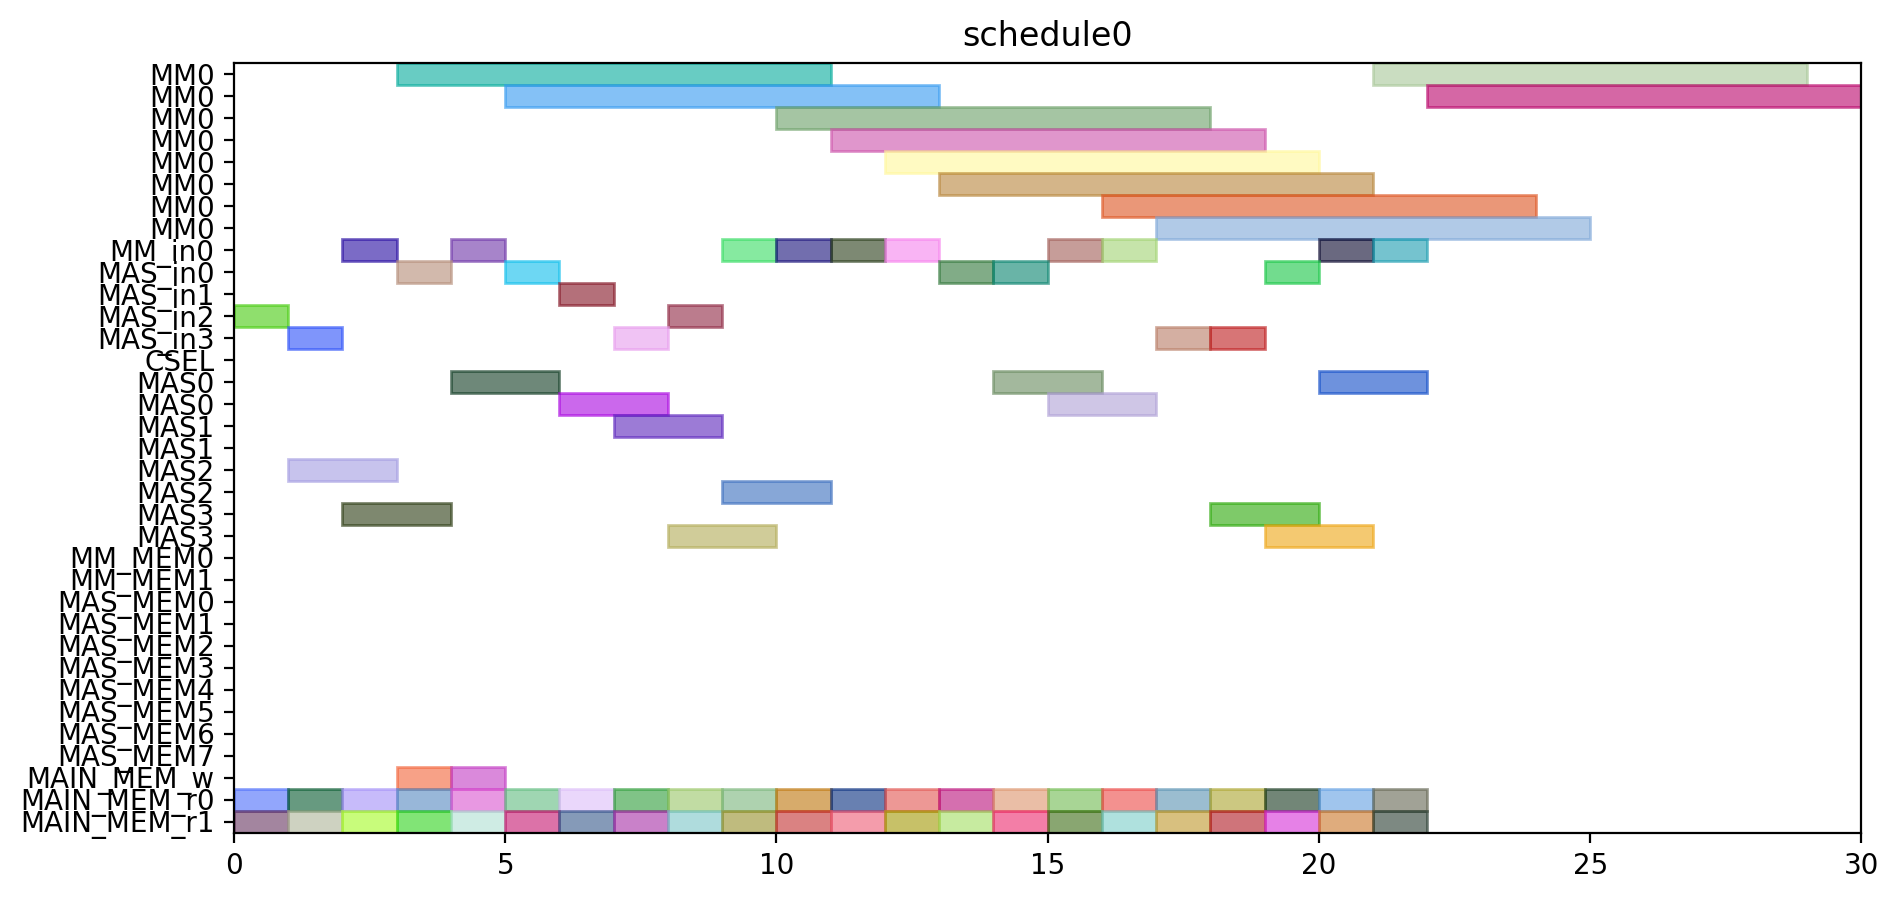

Source code (Python):
from pyschedule import Scenario, solvers, plotters, alt


def solve():
	horizon = 120
	S = Scenario("schedule0", horizon=horizon)

	# resource
	MM = S.Resources('MM', num=1, size=8)
	MM_in = S.Resources('MM_in', num=1)
	MAS_in = S.Resources('MAS_in', num=4)
	CSEL = S.Resource('CSEL')
	MAS = S.Resources('MAS', num=4, size=2, periods=range(1, horizon))
	MM_MEM = S.Resources('MM_MEM', num=2)
	MAS_MEM = S.Resources('MAS_MEM', num=8)
	MAIN_MEM_w = S.Resource('MAIN_MEM_w', size=1)
	MAIN_MEM_r = S.Resources('MAIN_MEM_r', num=2)

	# result of previous scheduling

	# new tasks
	c10_t0 = S.Task('c10_t0', length=8, delay_cost=1)
	c10_t0 += alt(MM)
	c10_t0_in = S.Task('c10_t0_in', length=1, delay_cost=1)
	c10_t0_in += alt(MM_in)
	S += c10_t0_in*MM_in[0]<=c10_t0*MM[0]
	c10_t0_mem0 = S.Task('c10_t0_mem0', length=1, delay_cost=1)
	c10_t0_mem0 += MAIN_MEM_r[0]
	S += c10_t0_mem0 <= c10_t0

	c10_t0_mem1 = S.Task('c10_t0_mem1', length=1, delay_cost=1)
	c10_t0_mem1 += MAIN_MEM_r[1]
	S += c10_t0_mem1 <= c10_t0

	c10_t1 = S.Task('c10_t1', length=8, delay_cost=1)
	c10_t1 += alt(MM)
	c10_t1_in = S.Task('c10_t1_in', length=1, delay_cost=1)
	c10_t1_in += alt(MM_in)
	S += c10_t1_in*MM_in[0]<=c10_t1*MM[0]
	c10_t1_mem0 = S.Task('c10_t1_mem0', length=1, delay_cost=1)
	c10_t1_mem0 += MAIN_MEM_r[0]
	S += c10_t1_mem0 <= c10_t1

	c10_t1_mem1 = S.Task('c10_t1_mem1', length=1, delay_cost=1)
	c10_t1_mem1 += MAIN_MEM_r[1]
	S += c10_t1_mem1 <= c10_t1

	c10_t2 = S.Task('c10_t2', length=2, delay_cost=1)
	c10_t2 += alt(MAS)
	c10_t2_in = S.Task('c10_t2_in', length=1, delay_cost=1)
	c10_t2_in += alt(MAS_in)
	S += c10_t2_in*MAS_in[0]<=c10_t2*MAS[0]

	S += c10_t2_in*MAS_in[1]<=c10_t2*MAS[1]

	S += c10_t2_in*MAS_in[2]<=c10_t2*MAS[2]

	S += c10_t2_in*MAS_in[3]<=c10_t2*MAS[3]

	c10_t2_mem0 = S.Task('c10_t2_mem0', length=1, delay_cost=1)
	c10_t2_mem0 += MAIN_MEM_r[0]
	S += c10_t2_mem0 <= c10_t2

	c10_t2_mem1 = S.Task('c10_t2_mem1', length=1, delay_cost=1)
	c10_t2_mem1 += MAIN_MEM_r[1]
	S += c10_t2_mem1 <= c10_t2

	c10_t3 = S.Task('c10_t3', length=2, delay_cost=1)
	c10_t3 += alt(MAS)
	c10_t3_in = S.Task('c10_t3_in', length=1, delay_cost=1)
	c10_t3_in += alt(MAS_in)
	S += c10_t3_in*MAS_in[0]<=c10_t3*MAS[0]

	S += c10_t3_in*MAS_in[1]<=c10_t3*MAS[1]

	S += c10_t3_in*MAS_in[2]<=c10_t3*MAS[2]

	S += c10_t3_in*MAS_in[3]<=c10_t3*MAS[3]

	c10_t3_mem0 = S.Task('c10_t3_mem0', length=1, delay_cost=1)
	c10_t3_mem0 += MAIN_MEM_r[0]
	S += c10_t3_mem0 <= c10_t3

	c10_t3_mem1 = S.Task('c10_t3_mem1', length=1, delay_cost=1)
	c10_t3_mem1 += MAIN_MEM_r[1]
	S += c10_t3_mem1 <= c10_t3

	c20_t0 = S.Task('c20_t0', length=8, delay_cost=1)
	c20_t0 += alt(MM)
	c20_t0_in = S.Task('c20_t0_in', length=1, delay_cost=1)
	c20_t0_in += alt(MM_in)
	S += c20_t0_in*MM_in[0]<=c20_t0*MM[0]
	c20_t0_mem0 = S.Task('c20_t0_mem0', length=1, delay_cost=1)
	c20_t0_mem0 += MAIN_MEM_r[0]
	S += c20_t0_mem0 <= c20_t0

	c20_t0_mem1 = S.Task('c20_t0_mem1', length=1, delay_cost=1)
	c20_t0_mem1 += MAIN_MEM_r[1]
	S += c20_t0_mem1 <= c20_t0

	c20_t1 = S.Task('c20_t1', length=8, delay_cost=1)
	c20_t1 += alt(MM)
	c20_t1_in = S.Task('c20_t1_in', length=1, delay_cost=1)
	c20_t1_in += alt(MM_in)
	S += c20_t1_in*MM_in[0]<=c20_t1*MM[0]
	c20_t1_mem0 = S.Task('c20_t1_mem0', length=1, delay_cost=1)
	c20_t1_mem0 += MAIN_MEM_r[0]
	S += c20_t1_mem0 <= c20_t1

	c20_t1_mem1 = S.Task('c20_t1_mem1', length=1, delay_cost=1)
	c20_t1_mem1 += MAIN_MEM_r[1]
	S += c20_t1_mem1 <= c20_t1

	c20_t2 = S.Task('c20_t2', length=2, delay_cost=1)
	c20_t2 += alt(MAS)
	c20_t2_in = S.Task('c20_t2_in', length=1, delay_cost=1)
	c20_t2_in += alt(MAS_in)
	S += c20_t2_in*MAS_in[0]<=c20_t2*MAS[0]

	S += c20_t2_in*MAS_in[1]<=c20_t2*MAS[1]

	S += c20_t2_in*MAS_in[2]<=c20_t2*MAS[2]

	S += c20_t2_in*MAS_in[3]<=c20_t2*MAS[3]

	c20_t2_mem0 = S.Task('c20_t2_mem0', length=1, delay_cost=1)
	c20_t2_mem0 += MAIN_MEM_r[0]
	S += c20_t2_mem0 <= c20_t2

	c20_t2_mem1 = S.Task('c20_t2_mem1', length=1, delay_cost=1)
	c20_t2_mem1 += MAIN_MEM_r[1]
	S += c20_t2_mem1 <= c20_t2

	c20_t3 = S.Task('c20_t3', length=2, delay_cost=1)
	c20_t3 += alt(MAS)
	c20_t3_in = S.Task('c20_t3_in', length=1, delay_cost=1)
	c20_t3_in += alt(MAS_in)
	S += c20_t3_in*MAS_in[0]<=c20_t3*MAS[0]

	S += c20_t3_in*MAS_in[1]<=c20_t3*MAS[1]

	S += c20_t3_in*MAS_in[2]<=c20_t3*MAS[2]

	S += c20_t3_in*MAS_in[3]<=c20_t3*MAS[3]

	c20_t3_mem0 = S.Task('c20_t3_mem0', length=1, delay_cost=1)
	c20_t3_mem0 += MAIN_MEM_r[0]
	S += c20_t3_mem0 <= c20_t3

	c20_t3_mem1 = S.Task('c20_t3_mem1', length=1, delay_cost=1)
	c20_t3_mem1 += MAIN_MEM_r[1]
	S += c20_t3_mem1 <= c20_t3

	c01_t0 = S.Task('c01_t0', length=8, delay_cost=1)
	c01_t0 += alt(MM)
	c01_t0_in = S.Task('c01_t0_in', length=1, delay_cost=1)
	c01_t0_in += alt(MM_in)
	S += c01_t0_in*MM_in[0]<=c01_t0*MM[0]
	c01_t0_mem0 = S.Task('c01_t0_mem0', length=1, delay_cost=1)
	c01_t0_mem0 += MAIN_MEM_r[0]
	S += c01_t0_mem0 <= c01_t0

	c01_t0_mem1 = S.Task('c01_t0_mem1', length=1, delay_cost=1)
	c01_t0_mem1 += MAIN_MEM_r[1]
	S += c01_t0_mem1 <= c01_t0

	c01_t1 = S.Task('c01_t1', length=8, delay_cost=1)
	c01_t1 += alt(MM)
	c01_t1_in = S.Task('c01_t1_in', length=1, delay_cost=1)
	c01_t1_in += alt(MM_in)
	S += c01_t1_in*MM_in[0]<=c01_t1*MM[0]
	c01_t1_mem0 = S.Task('c01_t1_mem0', length=1, delay_cost=1)
	c01_t1_mem0 += MAIN_MEM_r[0]
	S += c01_t1_mem0 <= c01_t1

	c01_t1_mem1 = S.Task('c01_t1_mem1', length=1, delay_cost=1)
	c01_t1_mem1 += MAIN_MEM_r[1]
	S += c01_t1_mem1 <= c01_t1

	c01_t2 = S.Task('c01_t2', length=2, delay_cost=1)
	c01_t2 += alt(MAS)
	c01_t2_in = S.Task('c01_t2_in', length=1, delay_cost=1)
	c01_t2_in += alt(MAS_in)
	S += c01_t2_in*MAS_in[0]<=c01_t2*MAS[0]

	S += c01_t2_in*MAS_in[1]<=c01_t2*MAS[1]

	S += c01_t2_in*MAS_in[2]<=c01_t2*MAS[2]

	S += c01_t2_in*MAS_in[3]<=c01_t2*MAS[3]

	c01_t2_mem0 = S.Task('c01_t2_mem0', length=1, delay_cost=1)
	c01_t2_mem0 += MAIN_MEM_r[0]
	S += c01_t2_mem0 <= c01_t2

	c01_t2_mem1 = S.Task('c01_t2_mem1', length=1, delay_cost=1)
	c01_t2_mem1 += MAIN_MEM_r[1]
	S += c01_t2_mem1 <= c01_t2

	c01_t3 = S.Task('c01_t3', length=2, delay_cost=1)
	c01_t3 += alt(MAS)
	c01_t3_in = S.Task('c01_t3_in', length=1, delay_cost=1)
	c01_t3_in += alt(MAS_in)
	S += c01_t3_in*MAS_in[0]<=c01_t3*MAS[0]

	S += c01_t3_in*MAS_in[1]<=c01_t3*MAS[1]

	S += c01_t3_in*MAS_in[2]<=c01_t3*MAS[2]

	S += c01_t3_in*MAS_in[3]<=c01_t3*MAS[3]

	c01_t3_mem0 = S.Task('c01_t3_mem0', length=1, delay_cost=1)
	c01_t3_mem0 += MAIN_MEM_r[0]
	S += c01_t3_mem0 <= c01_t3

	c01_t3_mem1 = S.Task('c01_t3_mem1', length=1, delay_cost=1)
	c01_t3_mem1 += MAIN_MEM_r[1]
	S += c01_t3_mem1 <= c01_t3

	c11_t0 = S.Task('c11_t0', length=8, delay_cost=1)
	c11_t0 += alt(MM)
	c11_t0_in = S.Task('c11_t0_in', length=1, delay_cost=1)
	c11_t0_in += alt(MM_in)
	S += c11_t0_in*MM_in[0]<=c11_t0*MM[0]
	c11_t0_mem0 = S.Task('c11_t0_mem0', length=1, delay_cost=1)
	c11_t0_mem0 += MAIN_MEM_r[0]
	S += c11_t0_mem0 <= c11_t0

	c11_t0_mem1 = S.Task('c11_t0_mem1', length=1, delay_cost=1)
	c11_t0_mem1 += MAIN_MEM_r[1]
	S += c11_t0_mem1 <= c11_t0

	c11_t1 = S.Task('c11_t1', length=8, delay_cost=1)
	c11_t1 += alt(MM)
	c11_t1_in = S.Task('c11_t1_in', length=1, delay_cost=1)
	c11_t1_in += alt(MM_in)
	S += c11_t1_in*MM_in[0]<=c11_t1*MM[0]
	c11_t1_mem0 = S.Task('c11_t1_mem0', length=1, delay_cost=1)
	c11_t1_mem0 += MAIN_MEM_r[0]
	S += c11_t1_mem0 <= c11_t1

	c11_t1_mem1 = S.Task('c11_t1_mem1', length=1, delay_cost=1)
	c11_t1_mem1 += MAIN_MEM_r[1]
	S += c11_t1_mem1 <= c11_t1

	c11_t2 = S.Task('c11_t2', length=2, delay_cost=1)
	c11_t2 += alt(MAS)
	c11_t2_in = S.Task('c11_t2_in', length=1, delay_cost=1)
	c11_t2_in += alt(MAS_in)
	S += c11_t2_in*MAS_in[0]<=c11_t2*MAS[0]

	S += c11_t2_in*MAS_in[1]<=c11_t2*MAS[1]

	S += c11_t2_in*MAS_in[2]<=c11_t2*MAS[2]

	S += c11_t2_in*MAS_in[3]<=c11_t2*MAS[3]

	c11_t2_mem0 = S.Task('c11_t2_mem0', length=1, delay_cost=1)
	c11_t2_mem0 += MAIN_MEM_r[0]
	S += c11_t2_mem0 <= c11_t2

	c11_t2_mem1 = S.Task('c11_t2_mem1', length=1, delay_cost=1)
	c11_t2_mem1 += MAIN_MEM_r[1]
	S += c11_t2_mem1 <= c11_t2

	c11_t3 = S.Task('c11_t3', length=2, delay_cost=1)
	c11_t3 += alt(MAS)
	c11_t3_in = S.Task('c11_t3_in', length=1, delay_cost=1)
	c11_t3_in += alt(MAS_in)
	S += c11_t3_in*MAS_in[0]<=c11_t3*MAS[0]

	S += c11_t3_in*MAS_in[1]<=c11_t3*MAS[1]

	S += c11_t3_in*MAS_in[2]<=c11_t3*MAS[2]

	S += c11_t3_in*MAS_in[3]<=c11_t3*MAS[3]

	c11_t3_mem0 = S.Task('c11_t3_mem0', length=1, delay_cost=1)
	c11_t3_mem0 += MAIN_MEM_r[0]
	S += c11_t3_mem0 <= c11_t3

	c11_t3_mem1 = S.Task('c11_t3_mem1', length=1, delay_cost=1)
	c11_t3_mem1 += MAIN_MEM_r[1]
	S += c11_t3_mem1 <= c11_t3

	c21_t0 = S.Task('c21_t0', length=8, delay_cost=1)
	c21_t0 += alt(MM)
	c21_t0_in = S.Task('c21_t0_in', length=1, delay_cost=1)
	c21_t0_in += alt(MM_in)
	S += c21_t0_in*MM_in[0]<=c21_t0*MM[0]
	c21_t0_mem0 = S.Task('c21_t0_mem0', length=1, delay_cost=1)
	c21_t0_mem0 += MAIN_MEM_r[0]
	S += c21_t0_mem0 <= c21_t0

	c21_t0_mem1 = S.Task('c21_t0_mem1', length=1, delay_cost=1)
	c21_t0_mem1 += MAIN_MEM_r[1]
	S += c21_t0_mem1 <= c21_t0

	c21_t1 = S.Task('c21_t1', length=8, delay_cost=1)
	c21_t1 += alt(MM)
	c21_t1_in = S.Task('c21_t1_in', length=1, delay_cost=1)
	c21_t1_in += alt(MM_in)
	S += c21_t1_in*MM_in[0]<=c21_t1*MM[0]
	c21_t1_mem0 = S.Task('c21_t1_mem0', length=1, delay_cost=1)
	c21_t1_mem0 += MAIN_MEM_r[0]
	S += c21_t1_mem0 <= c21_t1

	c21_t1_mem1 = S.Task('c21_t1_mem1', length=1, delay_cost=1)
	c21_t1_mem1 += MAIN_MEM_r[1]
	S += c21_t1_mem1 <= c21_t1

	c21_t2 = S.Task('c21_t2', length=2, delay_cost=1)
	c21_t2 += alt(MAS)
	c21_t2_in = S.Task('c21_t2_in', length=1, delay_cost=1)
	c21_t2_in += alt(MAS_in)
	S += c21_t2_in*MAS_in[0]<=c21_t2*MAS[0]

	S += c21_t2_in*MAS_in[1]<=c21_t2*MAS[1]

	S += c21_t2_in*MAS_in[2]<=c21_t2*MAS[2]

	S += c21_t2_in*MAS_in[3]<=c21_t2*MAS[3]

	c21_t2_mem0 = S.Task('c21_t2_mem0', length=1, delay_cost=1)
	c21_t2_mem0 += MAIN_MEM_r[0]
	S += c21_t2_mem0 <= c21_t2

	c21_t2_mem1 = S.Task('c21_t2_mem1', length=1, delay_cost=1)
	c21_t2_mem1 += MAIN_MEM_r[1]
	S += c21_t2_mem1 <= c21_t2

	c21_t3 = S.Task('c21_t3', length=2, delay_cost=1)
	c21_t3 += alt(MAS)
	c21_t3_in = S.Task('c21_t3_in', length=1, delay_cost=1)
	c21_t3_in += alt(MAS_in)
	S += c21_t3_in*MAS_in[0]<=c21_t3*MAS[0]

	S += c21_t3_in*MAS_in[1]<=c21_t3*MAS[1]

	S += c21_t3_in*MAS_in[2]<=c21_t3*MAS[2]

	S += c21_t3_in*MAS_in[3]<=c21_t3*MAS[3]

	c21_t3_mem0 = S.Task('c21_t3_mem0', length=1, delay_cost=1)
	c21_t3_mem0 += MAIN_MEM_r[0]
	S += c21_t3_mem0 <= c21_t3

	c21_t3_mem1 = S.Task('c21_t3_mem1', length=1, delay_cost=1)
	c21_t3_mem1 += MAIN_MEM_r[1]
	S += c21_t3_mem1 <= c21_t3

	c000 = S.Task('c000', length=2, delay_cost=1)
	c000 += alt(MAS)
	c000_in = S.Task('c000_in', length=1, delay_cost=1)
	c000_in += alt(MAS_in)
	S += c000_in*MAS_in[0]<=c000*MAS[0]

	S += c000_in*MAS_in[1]<=c000*MAS[1]

	S += c000_in*MAS_in[2]<=c000*MAS[2]

	S += c000_in*MAS_in[3]<=c000*MAS[3]

	S += 0<c000

	c000_w = S.Task('c000_w', length=1, delay_cost=1)
	c000_w += alt(MAIN_MEM_w)
	S += c000 <= c000_w

	c000_mem0 = S.Task('c000_mem0', length=1, delay_cost=1)
	c000_mem0 += MAIN_MEM_r[0]
	S += c000_mem0 <= c000

	c000_mem1 = S.Task('c000_mem1', length=1, delay_cost=1)
	c000_mem1 += MAIN_MEM_r[1]
	S += c000_mem1 <= c000

	c001 = S.Task('c001', length=2, delay_cost=1)
	c001 += alt(MAS)
	c001_in = S.Task('c001_in', length=1, delay_cost=1)
	c001_in += alt(MAS_in)
	S += c001_in*MAS_in[0]<=c001*MAS[0]

	S += c001_in*MAS_in[1]<=c001*MAS[1]

	S += c001_in*MAS_in[2]<=c001*MAS[2]

	S += c001_in*MAS_in[3]<=c001*MAS[3]

	S += 0<c001

	c001_w = S.Task('c001_w', length=1, delay_cost=1)
	c001_w += alt(MAIN_MEM_w)
	S += c001 <= c001_w

	c001_mem0 = S.Task('c001_mem0', length=1, delay_cost=1)
	c001_mem0 += MAIN_MEM_r[0]
	S += c001_mem0 <= c001

	c001_mem1 = S.Task('c001_mem1', length=1, delay_cost=1)
	c001_mem1 += MAIN_MEM_r[1]
	S += c001_mem1 <= c001

	solvers.mip.solve(S,msg=1,kind='CPLEX',ratio_gap=1.01)

	solution = [['hoge']*len(S.solution()[1]) for i in range(len(S.solution()))]
	for i in range(len(S.solution())):
		for j in range(len(S.solution()[i])):
			solution[i][j]=str(S.solution()[i][j])
	print(solution)

	cycles = int(solution[-1][3])

	pic_file_name = "/mnt/rose/usr1/fukuda/ABE/multiRAM_multiMAS_16mux/scheduling_result/stage8MM1_stage2MAS4/FROB/schedule0.png"
	if(S.solution() != []):
		plotters.matplotlib.plot(S,img_filename=pic_file_name, show_task_labels=False, fig_size=(cycles*0.25+3, 5))

	return solution
